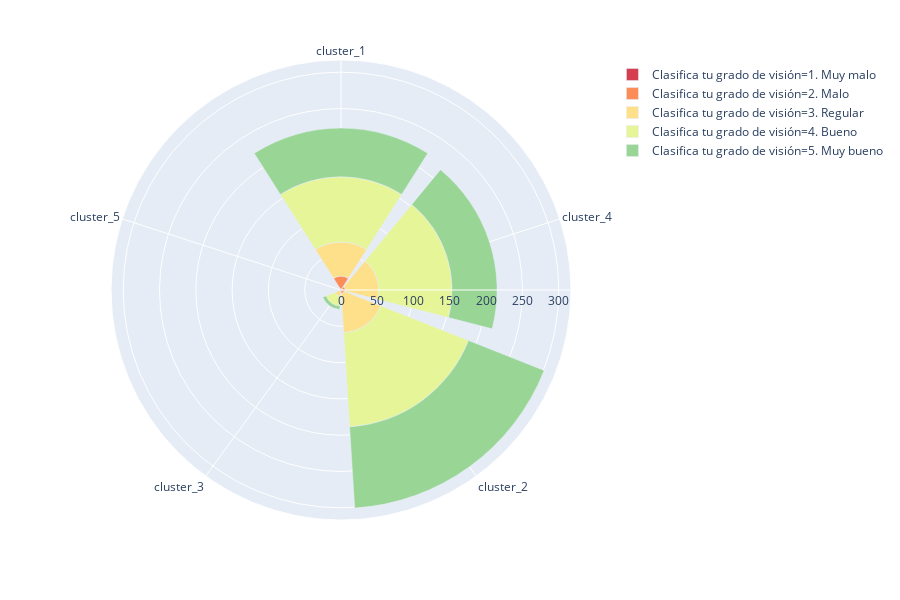
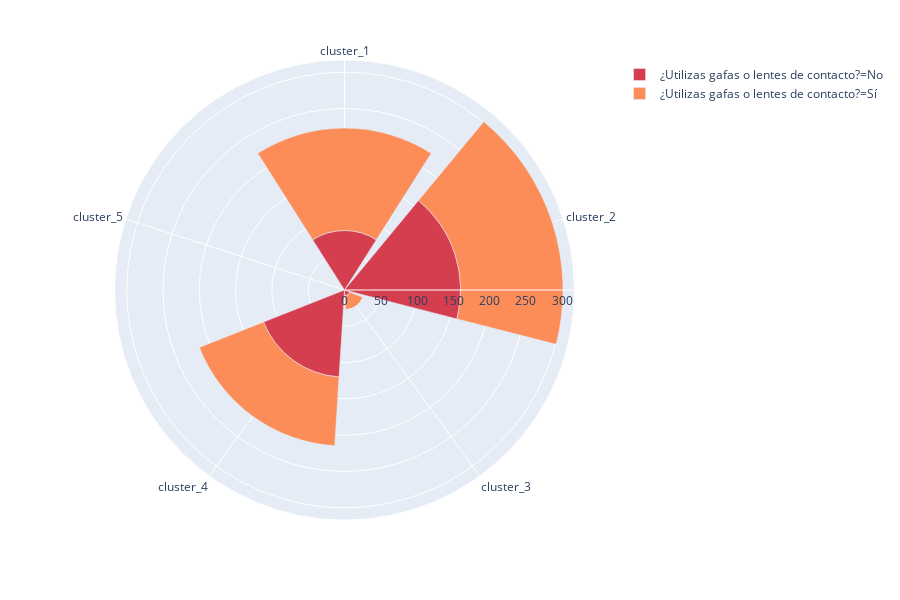
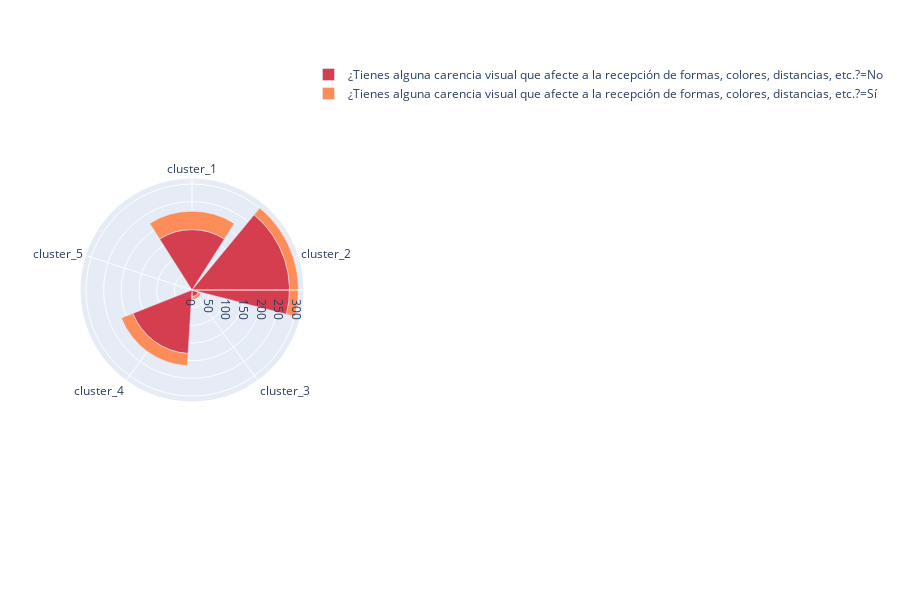
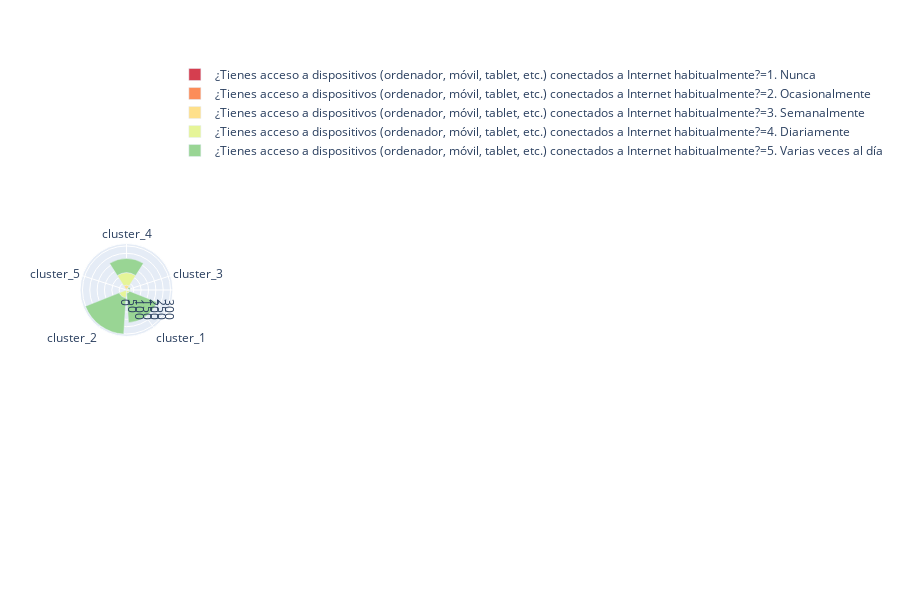

Notebook source saved alongside these figures, in order:
### Code cell
compare_reception_images_by_cultural_clusters_esp(dataframe_with_clusters_esp)

### Figure 1 — Plotly figure (JSON) as saved in the notebook; plotly's stock layout.template omitted (floating-point values rounded to 4 significant figures)
{"data": [{"hovertemplate": "Clasifica tu grado de visión=1. Muy malo<br>counts=%{r}<br>cultural_cluster=%{theta}<extra></extra>", "legendgroup": "Clasifica tu grado de visión=1. Muy malo", "marker": {"color": "rgb(213,62,79)"}, "name": "Clasifica tu grado de visión=1. Muy malo", "r": [2, 2], "showlegend": true, "theta": ["cluster_1", "cluster_4"], "type": "barpolar", "uid": "402fa021-76d0-490d-bfa3-0892d1cff9f0"}, {"hovertemplate": "Clasifica tu grado de visión=2. Malo<br>counts=%{r}<br>cultural_cluster=%{theta}<extra></extra>", "legendgroup": "Clasifica tu grado de visión=2. Malo", "marker": {"color": "rgb(252,141,89)"}, "name": "Clasifica tu grado de visión=2. Malo", "r": [17, 5, 2, 4], "showlegend": true, "theta": ["cluster_1", "cluster_2", "cluster_3", "cluster_4"], "type": "barpolar", "uid": "c8fa6e5c-9c25-43ef-a74f-d181039d288d"}, {"hovertemplate": "Clasifica tu grado de visión=3. Regular<br>counts=%{r}<br>cultural_cluster=%{theta}<extra></extra>", "legendgroup": "Clasifica tu grado de visión=3. Regular", "marker": {"color": "rgb(254,224,139)"}, "name": "Clasifica tu grado de visión=3. Regular", "r": [47, 54, 7, 46, 1], "showlegend": true, "theta": ["cluster_1", "cluster_2", "cluster_3", "cluster_4", "cluster_5"], "type": "barpolar", "uid": "8b743c02-3de0-41f7-aa19-fb208cc72c66"}, {"hovertemplate": "Clasifica tu grado de visión=4. Bueno<br>counts=%{r}<br>cultural_cluster=%{theta}<extra></extra>", "legendgroup": "Clasifica tu grado de visión=4. Bueno", "marker": {"color": "rgb(230,245,152)"}, "name": "Clasifica tu grado de visión=4. Bueno", "r": [90, 130, 13, 101], "showlegend": true, "theta": ["cluster_1", "cluster_2", "cluster_3", "cluster_4"], "type": "barpolar", "uid": "d19eeda0-c6d7-4d1f-97b8-2b70c3f63518"}, {"hovertemplate": "Clasifica tu grado de visión=5. Muy bueno<br>counts=%{r}<br>cultural_cluster=%{theta}<extra></extra>", "legendgroup": "Clasifica tu grado de visión=5. Muy bueno", "marker": {"color": "rgb(153,213,148)"}, "name": "Clasifica tu grado de visión=5. Muy bueno", "r": [67, 112, 5, 62], "showlegend": true, "theta": ["cluster_1", "cluster_2", "cluster_3", "cluster_4"], "type": "barpolar", "uid": "fb3dfba6-9467-4e35-b905-15bd2c4c8f30"}], "layout": {"barmode": "group", "barnorm": "", "height": 600, "legend": {"tracegroupgap": 0}, "margin": {"t": 60}, "polar": {"angularaxis": {"direction": "clockwise", "rotation": 90}}}}

### Figure 2 — Plotly figure (JSON) as saved in the notebook; plotly's stock layout.template omitted (floating-point values rounded to 4 significant figures)
{"data": [{"hovertemplate": "¿Utilizas gafas o lentes de contacto?=No<br>counts=%{r}<br>cultural_cluster=%{theta}<extra></extra>", "legendgroup": "¿Utilizas gafas o lentes de contacto?=No", "marker": {"color": "rgb(213,62,79)"}, "name": "¿Utilizas gafas o lentes de contacto?=No", "r": [82, 160, 8, 120], "showlegend": true, "theta": ["cluster_1", "cluster_2", "cluster_3", "cluster_4"], "type": "barpolar", "uid": "0ab1b29f-b554-4e10-8abb-1e2412175964"}, {"hovertemplate": "¿Utilizas gafas o lentes de contacto?=Sí<br>counts=%{r}<br>cultural_cluster=%{theta}<extra></extra>", "legendgroup": "¿Utilizas gafas o lentes de contacto?=Sí", "marker": {"color": "rgb(252,141,89)"}, "name": "¿Utilizas gafas o lentes de contacto?=Sí", "r": [141, 141, 19, 95, 1], "showlegend": true, "theta": ["cluster_1", "cluster_2", "cluster_3", "cluster_4", "cluster_5"], "type": "barpolar", "uid": "950a10ac-7301-4e60-b721-047e5ba60e72"}], "layout": {"barmode": "group", "barnorm": "", "height": 600, "legend": {"tracegroupgap": 0}, "margin": {"t": 60}, "polar": {"angularaxis": {"direction": "clockwise", "rotation": 90}}}}

### Figure 3 — Plotly figure (JSON) as saved in the notebook; plotly's stock layout.template omitted (floating-point values rounded to 4 significant figures)
{"data": [{"hovertemplate": "¿Tienes alguna carencia visual que afecte a la recepción de formas, colores, distancias, etc.?=No<br>counts=%{r}<br>cultural_cluster=%{theta}<extra></extra>", "legendgroup": "¿Tienes alguna carencia visual que afecte a la recepción de formas, colores, distancias, etc.?=No", "marker": {"color": "rgb(213,62,79)"}, "name": "¿Tienes alguna carencia visual que afecte a la recepción de formas, colores, distancias, etc.?=No", "r": [171, 276, 19, 180, 1], "showlegend": true, "theta": ["cluster_1", "cluster_2", "cluster_3", "cluster_4", "cluster_5"], "type": "barpolar", "uid": "1210a1d9-9f9e-4beb-b2c7-d4bb649e96e1"}, {"hovertemplate": "¿Tienes alguna carencia visual que afecte a la recepción de formas, colores, distancias, etc.?=Sí<br>counts=%{r}<br>cultural_cluster=%{theta}<extra></extra>", "legendgroup": "¿Tienes alguna carencia visual que afecte a la recepción de formas, colores, distancias, etc.?=Sí", "marker": {"color": "rgb(252,141,89)"}, "name": "¿Tienes alguna carencia visual que afecte a la recepción de formas, colores, distancias, etc.?=Sí", "r": [52, 25, 8, 35], "showlegend": true, "theta": ["cluster_1", "cluster_2", "cluster_3", "cluster_4"], "type": "barpolar", "uid": "8a496f31-b09a-45bc-be26-c7c7b9f94118"}], "layout": {"barmode": "group", "barnorm": "", "height": 600, "legend": {"tracegroupgap": 0}, "margin": {"t": 60}, "polar": {"angularaxis": {"direction": "clockwise", "rotation": 90}}}}

### Figure 4 — Plotly figure (JSON) as saved in the notebook; plotly's stock layout.template omitted (floating-point values rounded to 4 significant figures)
{"data": [{"hovertemplate": "¿Tienes acceso a dispositivos (ordenador, móvil, tablet, etc.) conectados a Internet habitualmente?=1. Nunca<br>counts=%{r}<br>cultural_cluster=%{theta}<extra></extra>", "legendgroup": "¿Tienes acceso a dispositivos (ordenador, móvil, tablet, etc.) conectados a Internet habitualmente?=1. Nunca", "marker": {"color": "rgb(213,62,79)"}, "name": "¿Tienes acceso a dispositivos (ordenador, móvil, tablet, etc.) conectados a Internet habitualmente?=1. Nunca", "r": [1], "showlegend": true, "theta": ["cluster_4"], "type": "barpolar", "uid": "dd1b64a4-b6ec-406c-b6dd-59ce26eddfe8"}, {"hovertemplate": "¿Tienes acceso a dispositivos (ordenador, móvil, tablet, etc.) conectados a Internet habitualmente?=2. Ocasionalmente<br>counts=%{r}<br>cultural_cluster=%{theta}<extra></extra>", "legendgroup": "¿Tienes acceso a dispositivos (ordenador, móvil, tablet, etc.) conectados a Internet habitualmente?=2. Ocasionalmente", "marker": {"color": "rgb(252,141,89)"}, "name": "¿Tienes acceso a dispositivos (ordenador, móvil, tablet, etc.) conectados a Internet habitualmente?=2. Ocasionalmente", "r": [2, 6], "showlegend": true, "theta": ["cluster_3", "cluster_4"], "type": "barpolar", "uid": "2e05f75d-21b1-4047-80de-af4fe5647e47"}, {"hovertemplate": "¿Tienes acceso a dispositivos (ordenador, móvil, tablet, etc.) conectados a Internet habitualmente?=3. Semanalmente<br>counts=%{r}<br>cultural_cluster=%{theta}<extra></extra>", "legendgroup": "¿Tienes acceso a dispositivos (ordenador, móvil, tablet, etc.) conectados a Internet habitualmente?=3. Semanalmente", "marker": {"color": "rgb(254,224,139)"}, "name": "¿Tienes acceso a dispositivos (ordenador, móvil, tablet, etc.) conectados a Internet habitualmente?=3. Semanalmente", "r": [2, 26], "showlegend": true, "theta": ["cluster_3", "cluster_4"], "type": "barpolar", "uid": "baefdc81-e7c6-43af-994e-280c7f4e5aba"}, {"hovertemplate": "¿Tienes acceso a dispositivos (ordenador, móvil, tablet, etc.) conectados a Internet habitualmente?=4. Diariamente<br>counts=%{r}<br>cultural_cluster=%{theta}<extra></extra>", "legendgroup": "¿Tienes acceso a dispositivos (ordenador, móvil, tablet, etc.) conectados a Internet habitualmente?=4. Diariamente", "marker": {"color": "rgb(230,245,152)"}, "name": "¿Tienes acceso a dispositivos (ordenador, móvil, tablet, etc.) conectados a Internet habitualmente?=4. Diariamente", "r": [22, 53, 11, 84], "showlegend": true, "theta": ["cluster_1", "cluster_2", "cluster_3", "cluster_4"], "type": "barpolar", "uid": "982c7925-a00c-4fef-8aa3-a9e0f815fd52"}, {"hovertemplate": "¿Tienes acceso a dispositivos (ordenador, móvil, tablet, etc.) conectados a Internet habitualmente?=5. Varias veces al día<br>counts=%{r}<br>cultural_cluster=%{theta}<extra></extra>", "legendgroup": "¿Tienes acceso a dispositivos (ordenador, móvil, tablet, etc.) conectados a Internet habitualmente?=5. Varias veces al día", "marker": {"color": "rgb(153,213,148)"}, "name": "¿Tienes acceso a dispositivos (ordenador, móvil, tablet, etc.) conectados a Internet habitualmente?=5. Varias veces al día", "r": [201, 248, 12, 98, 1], "showlegend": true, "theta": ["cluster_1", "cluster_2", "cluster_3", "cluster_4", "cluster_5"], "type": "barpolar", "uid": "6bcc59e8-495d-44c6-b9c2-49ef7b32f7e3"}], "layout": {"barmode": "group", "barnorm": "", "height": 600, "legend": {"tracegroupgap": 0}, "margin": {"t": 60}, "polar": {"angularaxis": {"direction": "clockwise", "rotation": 90}}}}
